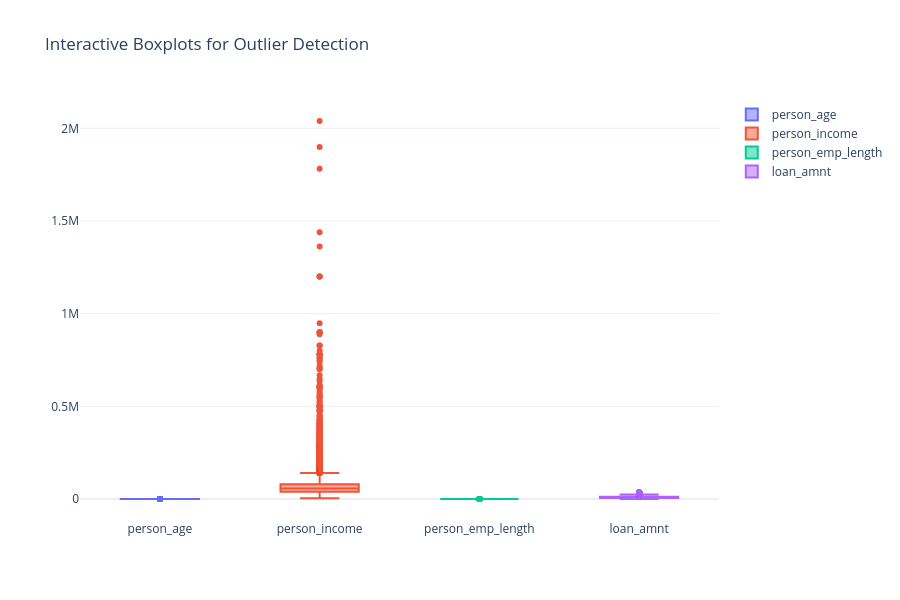

The notebook cell saved with this chart:
### Markdown cell above
## 4. Feature Distribution & Outliers
Interactive boxplots allow for hovering over specific outlier values.

### Code cell
# Interactive Multi-Box Plot
features_to_check = ['person_age', 'person_income', 'person_emp_length', 'loan_amnt']
fig = go.Figure()

for feature in features_to_check:
    fig.add_trace(go.Box(y=df[feature], name=feature))

fig.update_layout(title='Interactive Boxplots for Outlier Detection', height=600)
fig.show()

### Figure 1 — Plotly figure (JSON) as saved in the notebook; plotly's stock layout.template omitted (floating-point values rounded to 4 significant figures; data arrays with more than 128 entries replaced by an {"elided": "..."} marker saying what was removed)
{"data": [{"name": "person_age", "type": "box", "y": {"elided": "31678 int values"}}, {"name": "person_income", "type": "box", "y": {"elided": "31678 int values"}}, {"name": "person_emp_length", "type": "box", "y": {"elided": "31678 float values"}}, {"name": "loan_amnt", "type": "box", "y": {"elided": "31678 int values"}}], "layout": {"height": 600, "title": {"text": "Interactive Boxplots for Outlier Detection"}}}
